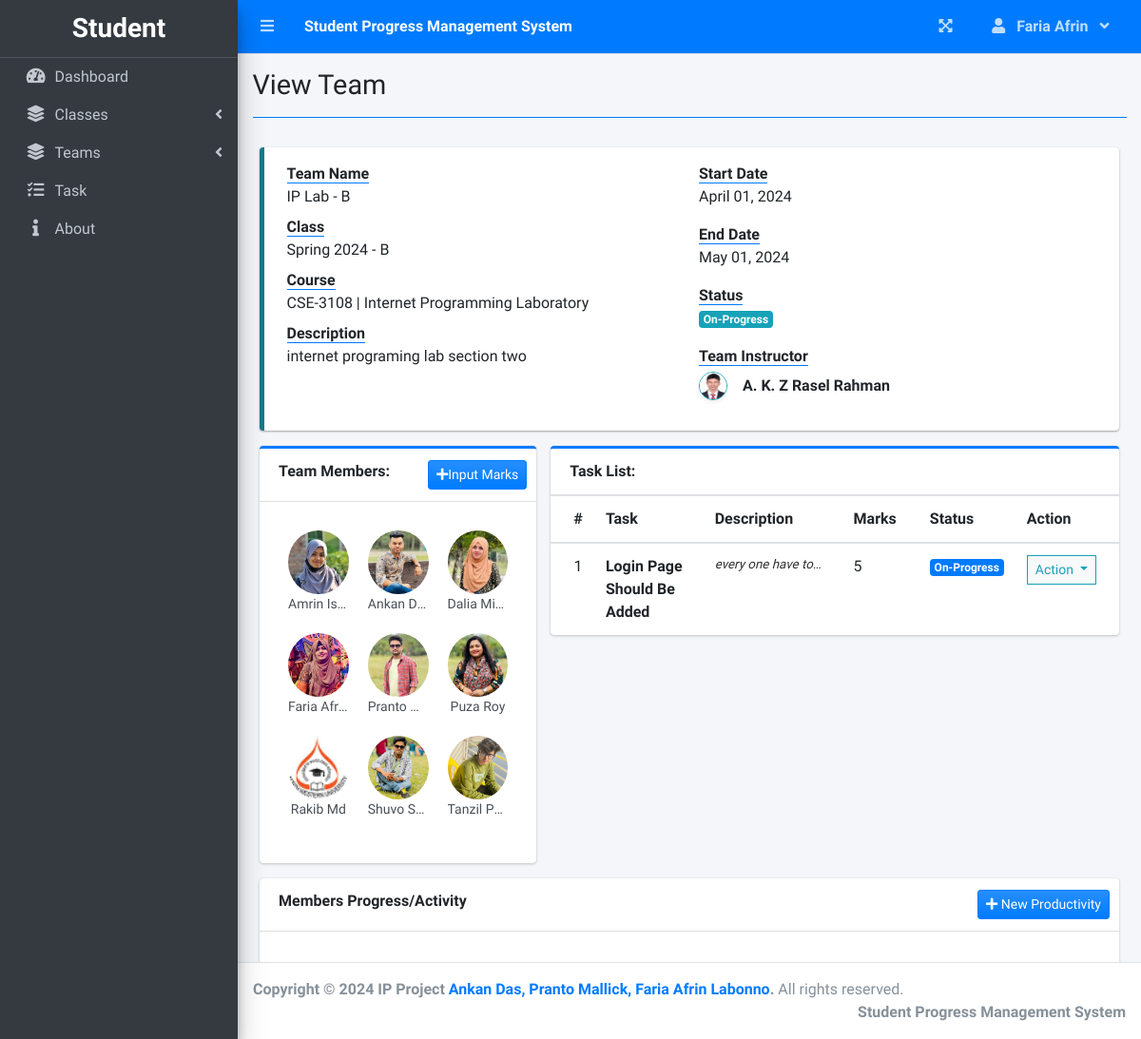
/index.php?page=view_team&id=8 (signed in), run on an earlier commit of the app's database.
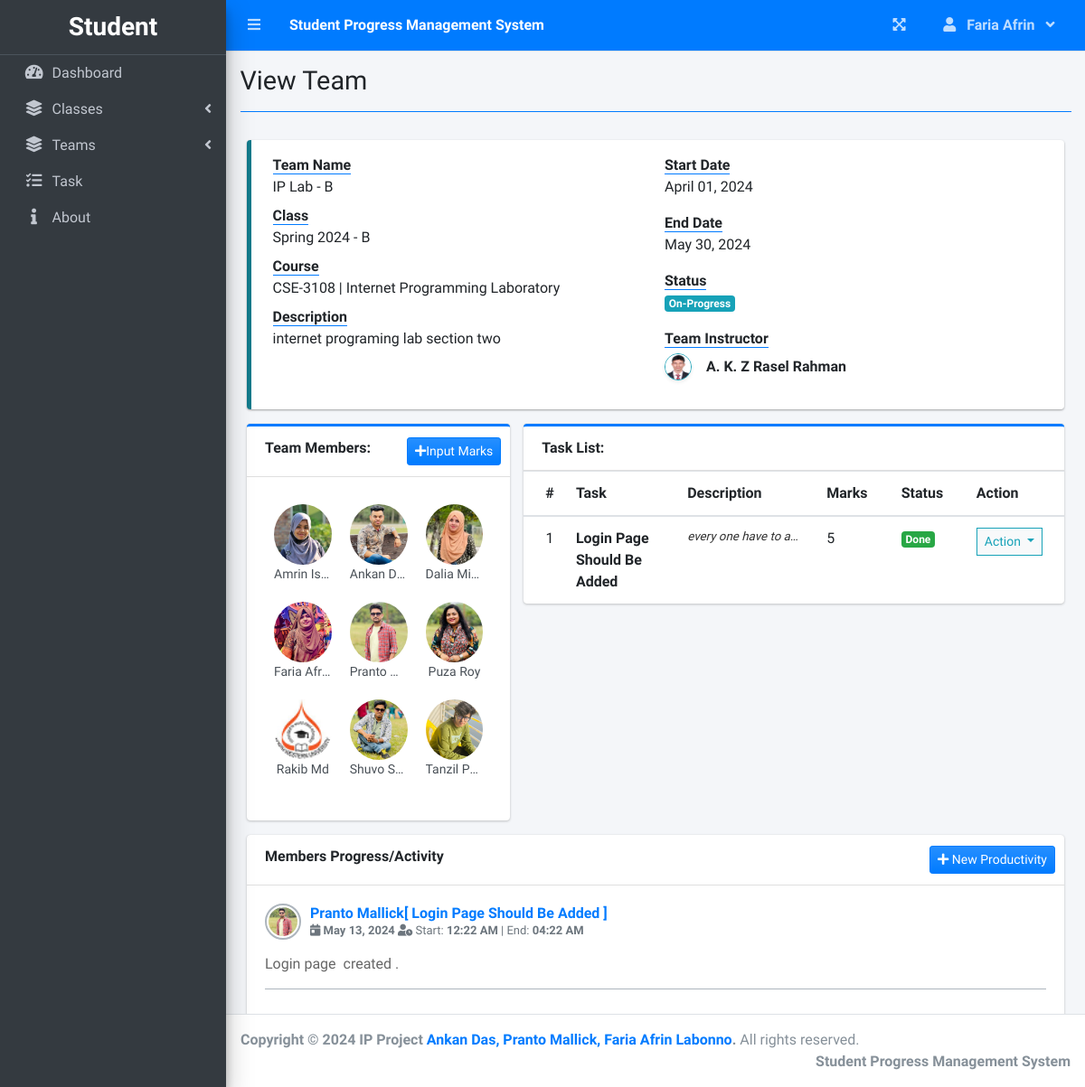
And on a later commit of the database.
### tables this page shows
CREATE TABLE `instructors` (
  `id` int(11) NOT NULL,
  `firstname` varchar(200) NOT NULL,
  `lastname` varchar(200) NOT NULL,
  `user_id` bigint(20) NOT NULL,
  `avatar` text NOT NULL,
  `dept` text NOT NULL,
  `designation` text NOT NULL,
  `email` varchar(200) NOT NULL,
  `password` text NOT NULL,
  `type` int(11) NOT NULL DEFAULT 2,
  `datecreated` timestamp NOT NULL DEFAULT current_timestamp() ON UPDATE current_timestamp()
);

CREATE TABLE `students` (
  `id` int(30) NOT NULL,
  `firstname` varchar(200) NOT NULL,
  `lastname` varchar(200) NOT NULL,
  `email` varchar(200) NOT NULL,
  `password` text NOT NULL,
  `type` tinyint(1) NOT NULL DEFAULT 3 COMMENT '1 = admin, 2 = instractor,3 = student',
  `avatar` text NOT NULL DEFAULT 'no-image-available.png',
  `date_created` datetime NOT NULL DEFAULT current_timestamp(),
  `s_id` bigint(12) DEFAULT NULL,
  `dept` int(11) NOT NULL DEFAULT 0 COMMENT '1 = CSE , 2= EEE, 3 = CE'
);

CREATE TABLE `task_list` (
  `id` int(30) NOT NULL,
  `project_id` int(30) NOT NULL,
  `task` varchar(200) NOT NULL,
  `description` text NOT NULL,
  `status` tinyint(4) NOT NULL,
  `t_marks` int(11) NOT NULL,
  `date_created` datetime NOT NULL DEFAULT current_timestamp()
);

CREATE TABLE `user_productivity` (
  `id` int(30) NOT NULL,
  `project_id` int(30) NOT NULL,
  `task_id` int(30) NOT NULL,
  `comment` text NOT NULL,
  `status` int(10) DEFAULT NULL,
  `date` date NOT NULL,
  `start_time` time NOT NULL,
  `end_time` time NOT NULL,
  `user_id` int(30) NOT NULL,
  `time_rendered` float NOT NULL,
  `date_created` datetime NOT NULL DEFAULT current_timestamp()
);

### view_team.php (the view, shortened to what this page needs)
<?php
include 'db_connect.php';
$stat = array("Pending","Started","On-Progress","On-Hold","Over Due","Done");
$manager = $conn->query("SELECT *,concat(firstname,' ',lastname) as name FROM instructors where id = $manager_id");
$manager = $manager->num_rows > 0 ? $manager->fetch_array() : array();
$courses = $conn->query("SELECT *,concat(course_code,' | ',course_title) as name FROM course where id = $course_ids");
$courses = $courses->num_rows > 0 ? $courses->fetch_array() : array();
$cls_id = $courses['class_id'];
$cls = $conn->query("SELECT *,concat(semester,' ',year,' - ',sec) as name FROM class where id =$cls_id");
$cls = $cls->num_rows > 0 ? $cls->fetch_array() : array();
?>
<div class="col-lg-12">
	<div class="row">
		<div class="col-md-12">
			<div class="callout callout-info">
				<div class="col-md-12">
					<div class="row">
						<div class="col-sm-6">
							<dl>
								<dt><b class="border-bottom border-primary">Team Name</b></dt>
								<dd><?php echo ucwords($name) ?></dd>
								<dt><b class="border-bottom border-primary">Class</b></dt>
								<dd><?php echo ucwords($cls['name']) ?></dd>
								<dt><b class="border-bottom border-primary">Course</b></dt>
								<dd><?php echo ucwords($courses['name'])  ?></dd>
								<dt><b class="border-bottom border-primary">Description</b></dt>
								<dd><?php echo html_entity_decode($description) ?></dd>
							</dl>
						</div>
						<div class="col-md-6">
							<dl>
								<dt><b class="border-bottom border-primary">Start Date</b></dt>
								<dd><?php echo date("F d, Y",strtotime($start_date)) ?></dd>
							</dl>
							<dl>
								<dt><b class="border-bottom border-primary">End Date</b></dt>
								<dd><?php echo date("F d, Y",strtotime($end_date)) ?></dd>
							</dl>
							<dl>
								<dt><b class="border-bottom border-primary">Status</b></dt>
								<dd>
									<?php
									  if($stat[$status] =='Pending'){
									  	echo "<span class='badge badge-secondary'>{$stat[$status]}</span>";
									  }elseif($stat[$status] =='Started'){
									  	echo "<span class='badge badge-primary'>{$stat[$status]}</span>";
									  }elseif($stat[$status] =='On-Progress'){
									  	echo "<span class='badge badge-info'>{$stat[$status]}</span>";
									  }elseif($stat[$status] =='On-Hold'){
									  	echo "<span class='badge badge-warning'>{$stat[$status]}</span>";
									  }elseif($stat[$status] =='Over Due'){
									  	echo "<span class='badge badge-danger'>{$stat[$status]}</span>";
									  }elseif($stat[$status] =='Done'){
									  	echo "<span class='badge badge-success'>{$stat[$status]}</span>";
									  }
									?>
								</dd>
							</dl>
							<dl>
								<dt><b class="border-bottom border-primary">Team Instructor</b></dt>
								<dd>
									<?php if(isset($manager['id'])) : ?>
									<div class="d-flex align-items-center mt-1">
										<img class="img-circle img-thumbnail p-0 shadow-sm border-info img-sm mr-3" src="assets/uploads/<?php echo $manager['avatar'] ?>" alt="Avatar">
										<b><?php echo ucwords($manager['name']) ?></b>
									</div>
									<?php else: ?>
										<small><i>Instructor Deleted from Database</i></small>
									<?php endif; ?>
								</dd>
							</dl>
						</div>
					</div>
				</div>
			</div>
		</div>
	</div>
	<div class="row">
		<div class="col-md-4">
			<div class="card card-outline card-primary">
				<div class="card-header">
					<span><b>Team Members:</b></span>
					<div class="card-tools">
					<button class="btn btn-primary bg-gradient-primary btn-sm" type="button" id="new_mark"><i class="fa fa-plus"></i>Input Marks</button>
					</div>
				</div>
				<div class="card-body">
					<ul class="users-list clearfix">
						<?php
						if(!empty($user_ids)):
							$members = $conn->query("SELECT *,concat(firstname,' ',lastname) as name FROM students where id in ($user_ids) order by concat(firstname,' ',lastname) asc");
							while($row=$members->fetch_assoc()):
						?>
								<li>
			                        <img src="assets/uploads/<?php echo $row['avatar'] ?>" alt="User Image">
			                        <a class="users-list-name" href="javascript:void(0)"><?php echo ucwords($row['name']) ?></a>
		                    	</li>
						<?php
							endwhile;
						endif;
						?>
					</ul>
				</div>
			</div>
		</div>
		<div class="col-md-8">
			<div class="card card-outline card-primary">
				<div class="card-header">
					<span><b>Task List:</b></span>
				</div>
				<div class="card-body p-0">
					<div class="table-responsive">
					<table class="table table-condensed m-0 table-hover">
						<colgroup>
							<col width="5%">
							<col width="25%">
							<col width="30%">
							<col width="15%">
							<col width="15%">
						</colgroup>
						<thead>
							<th>#</th>
							<th>Task</th>
							<th>Description</th>
							<th>Marks</th>
							<th>Status</th>
							<th>Action</th>
						</thead>
						<tbody>
							<?php
							$i = 1;
							$tasks = $conn->query("SELECT * FROM task_list where project_id = {$id} order by task asc");
							while($row=$tasks->fetch_assoc()):
								$trans = get_html_translation_table(HTML_ENTITIES,ENT_QUOTES);
								unset($trans["\""], $trans["<"], $trans[">"], $trans["<h2"]);
								$desc = strtr(html_entity_decode($row['description']),$trans);
								$desc=str_replace(array("<li>","</li>"), array("",", "), $desc);
							?>
								<tr>
			                        <td class="text-center"><?php echo $i++ ?></td>
			                        <td class=""><b><?php echo ucwords($row['task']) ?></b></td>
			                        <td class=""><p class="truncate"><?php echo strip_tags($desc) ?></p></td>
			                        <td class=""><?php echo ucwords($row['t_marks']) ?></p></td>
			                        <td>
			                        	<?php
			                        	if($row['status'] == 1){
									  		echo "<span class='badge badge-secondary'>Pending</span>";
			                        	}elseif($row['status'] == 2){
									  		echo "<span class='badge badge-primary'>On-Progress</span>";
			                        	}elseif($row['status'] == 3){
									  		echo "<span class='badge badge-success'>Done</span>";
			                        	}
			                        	?>
			                        </td>
			                        <td class="text-center">
										<button type="button" class="btn btn-default btn-sm btn-flat border-info wave-effect text-info dropdown-toggle" data-toggle="dropdown" aria-expanded="true">
					                      Action
					                    </button>
									</td>
		                    	</tr>
							<?php
							endwhile;
							?>
						</tbody>
					</table>
					</div>
				</div>
			</div>
		</div>
	</div>
	<div class="row">
		<div class="col-md-12">
			<div class="card">
				<div class="card-header">
					<b>Members Progress/Activity</b>
					<div class="card-tools">
						<button class="btn btn-primary bg-gradient-primary btn-sm" type="button" id="new_productivity"><i class="fa fa-plus"></i> New Productivity</button>
					</div>
				</div>
				<div class="card-body">
					<?php
					$progress = $conn->query("SELECT p.*,concat(u.firstname,' ',u.lastname) as uname,u.avatar,t.task FROM user_productivity p inner join students u on u.id = p.user_id inner join task_list t on t.id = p.task_id where p.project_id = $id order by unix_timestamp(p.date_created) desc ");
					while($row = $progress->fetch_assoc()):
					?>
						<div class="post">
		                      <div class="user-block">
		                        <img class="img-circle img-bordered-sm" src="assets/uploads/<?php echo $row['avatar'] ?>" alt="user image">
		                        <span class="username">
		                          <a href="#"><?php echo ucwords($row['uname']) ?>[ <?php echo ucwords($row['task']) ?> ]</a>
		                        </span>
		                        <span class="description">
		                        	<span class="fa fa-calendar-day"></span>
		                        	<span><b><?php echo date('M d, Y',strtotime($row['date'])) ?></b></span>
		                        	<span class="fa fa-user-clock"></span>
                      				<span>Start: <b><?php echo date('h:i A',strtotime($row['date'].' '.$row['start_time'])) ?></b></span>
		                        	<span> | </span>
                      				<span>End: <b><?php echo date('h:i A',strtotime($row['date'].' '.$row['end_time'])) ?></b></span>
	                        	</span>
		                      </div>
		                      <div>
		                       <?php echo html_entity_decode($row['comment']) ?>
		                      </div>
	                    </div>
                    <?php endwhile; ?>
				</div>
			</div>
		</div>
	</div>
</div>

### index.php (shortened to what this page needs)
<!DOCTYPE html>
<html lang="en">
<?php
	include 'header.php'
?>
<body class="hold-transition sidebar-mini layout-fixed layout-navbar-fixed layout-footer-fixed">
<div class="wrapper">
  <?php include 'topbar.php' ?>
  <?php include 'sidebar.php' ?>
  <div class="content-wrapper">
    <div class="content-header">
      <div class="container-fluid">
        <div class="row mb-2">
          <div class="col-sm-6">
            <h1 class="m-0"><?php echo $title ?></h1>
          </div>
        </div>
            <hr class="border-primary">
      </div>
    </div>
    <section class="content">
      <div class="container-fluid">
         <?php
            $page = isset($_GET['page']) ? $_GET['page'] : 'home';
            if(!file_exists($page.".php")){
                include '404.html';
            }else{
            include $page.'.php';
            }
          ?>
      </div>
    </section>
  </div>
  <footer class="main-footer">
    <strong>Copyright &copy; 2024 IP Project <a href="https://www.facebook.com/ankandas.fb" target="_blank">Ankan Das, Pranto Mallick, Faria Afrin Labonno</a>. </strong>
    All rights reserved.
    <div class="float-right d-none d-sm-inline-block">
      <b><?php echo $_SESSION['system']['name'] ?></b>
    </div>
  </footer>
</div>
</body>
</html>

### header.php (shortened to what this page needs)
<head>
  <?php
  $title = isset($_GET['page']) ? ucwords(str_replace("_", ' ', $_GET['page'])) : "Progress Management System";
  ?>
  <link rel="stylesheet" href="assets/plugins/fontawesome-free/css/all.min.css">
  <link rel="stylesheet" href="assets/plugins/overlayScrollbars/css/OverlayScrollbars.min.css">
  <link rel="stylesheet" href="assets/plugins/datatables-bs4/css/dataTables.bootstrap4.min.css">
  <link rel="stylesheet" href="assets/plugins/datatables-responsive/css/responsive.bootstrap4.min.css">
  <link rel="stylesheet" href="assets/plugins/datatables-buttons/css/buttons.bootstrap4.min.css">
  <link rel="stylesheet" href="assets/plugins/select2/css/select2.min.css">
  <link rel="stylesheet" href="assets/plugins/select2-bootstrap4-theme/select2-bootstrap4.min.css">
  <link rel="stylesheet" href="assets/plugins/sweetalert2-theme-bootstrap-4/bootstrap-4.min.css">
  <link rel="stylesheet" href="assets/plugins/toastr/toastr.min.css">
  <link rel="stylesheet" href="assets/plugins/dropzone/min/dropzone.min.css">
  <link rel="stylesheet" href="assets/dist/css/jquery.datetimepicker.min.css">
  <link rel="stylesheet" href="assets/plugins/icheck-bootstrap/icheck-bootstrap.min.css">
  <link rel="stylesheet" href="assets/plugins/bootstrap4-toggle/css/bootstrap4-toggle.min.css">
  <link rel="stylesheet" href="assets/dist/css/adminlte.min.css">
  <link rel="stylesheet" href="assets/dist/css/styles.css">
  <link rel="stylesheet" href="assets/plugins/summernote/summernote-bs4.min.css">
</head>

### topbar.php (shortened to what this page needs)
<nav class="main-header navbar navbar-expand navbar-primary navbar-dark ">
  <ul class="navbar-nav">
    <?php if(isset($_SESSION['login_id'])): ?>
    <li class="nav-item">
      <a class="nav-link" data-widget="pushmenu" href="" role="button"><i class="fas fa-bars"></i></a>
    </li>
  <?php endif; ?>
    <li>
      <a class="nav-link text-white"  href="./" role="button"> <large><b><?php echo $_SESSION['system']['name'] ?></b></large></a>
    </li>
  </ul>
  <ul class="navbar-nav ml-auto">
    <li class="nav-item">
      <a class="nav-link" data-widget="fullscreen" href="#" role="button">
        <i class="fas fa-expand-arrows-alt"></i>
      </a>
    </li>
   <li class="nav-item dropdown">
          <a class="nav-link"  data-toggle="dropdown" aria-expanded="true" href="javascript:void(0)">
            <span>
              <div class="d-felx badge-pill">
                <span class="fa fa-user mr-2"></span>
                <span><b><?php echo ucwords($_SESSION['login_firstname']) ?></b></span>
                <span class="fa fa-angle-down ml-2"></span>
              </div>
            </span>
          </a>
    </li>
  </ul>
</nav>

### sidebar.php (shortened to what this page needs)
<aside class="main-sidebar sidebar-dark-primary elevation-4">
  <div class="dropdown">
 	<a href="./" class="brand-link">
      <?php if($_SESSION['login_type'] == 1): ?>
      <h3 class="text-center p-0 m-0"><b>ADMIN</b></h3>
      <?php elseif($_SESSION['login_type'] == 2): ?>
      <h3 class="text-center p-0 m-0"><b>Instructor</b></h3>
      <?php else: ?>
      <h3 class="text-center p-0 m-0"><b>Student</b></h3>
      <?php endif; ?>
  </a>
  </div>
  <div class="sidebar pb-4 mb-4">
    <nav class="mt-2">
      <ul class="nav nav-pills nav-sidebar flex-column nav-flat" data-widget="treeview" role="menu" data-accordion="false">
        <li class="nav-item dropdown">
          <a href="./" class="nav-link nav-home">
            <i class="nav-icon fas fa-tachometer-alt"></i>
            <p>
              Dashboard
            </p>
          </a>
        </li>
        <li class="nav-item">
          <a href="#" class="nav-link nav-edit_project nav-view_project">
            <i class="nav-icon fas fa-layer-group"></i>
            <p>
              Classes
              <i class="right fas fa-angle-left"></i>
            </p>
          </a>
       </li>
       <li class="nav-item">
          <a href="#" class="nav-link nav-edit_project nav-view_project">
            <i class="nav-icon fas fa-layer-group"></i>
            <p>
              Teams
              <i class="right fas fa-angle-left"></i>
            </p>
          </a>
       </li>
        <li class="nav-item">
              <a href="./index.php?page=task_list" class="nav-link nav-task_list">
                <i class="fas fa-tasks nav-icon"></i>
                <p>Task</p>
              </a>
        </li>
<li class="nav-item">
          <a href="about.php" class="nav-link">
            <i class="nav-icon fas fa-solid fa-info"></i>
            <p>
              About
            </p>
          </a>
        </li>
      </ul>
    </nav>
  </div>
</aside>

### view_team.php (style rules this page uses)
.users-list>li img { border-radius: 50%; height: 67px; width: 67px; object-fit: cover; }
.users-list>li { width: 33.33% !important }
.truncate { -webkit-line-clamp:1 !important; }

What changed in the data, as far as the page shows it:
changed task_list "Login Page Should Be Added": description "every one have…" → "every one have to…"; status "On-Progress" → "Done"
added user_productivity: students.avatar (picture), uname "Pranto Mallick", task_list.task "Login Page Should Be Added", date "May 13, 2024", date+start_time "12:22 AM", date+end_time "04:22 AM", comment "Login page created ."
Also different on the page:
date("F d, Y",strtotime($end_date)): "May 01, 2024" → "May 30, 2024"
